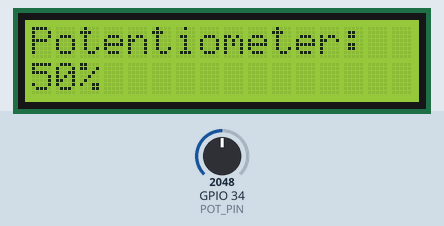
This sketch was run on a simulated ESP32. Shown: 16×2 character LCD. The test bench sets the inputs (shaded band); at power-on: GPIO 34 (POT_PIN) = 2048 (analog values on the 0–4095 scale).

Above: at 1.2 s.
1.3 s: GPIO 34 (POT_PIN) set to 2866
At 2.5 s:
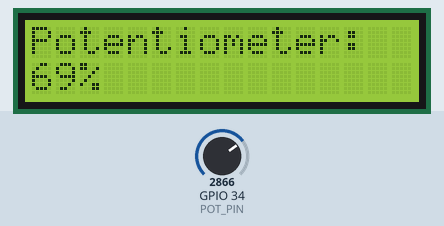
2.8 s: GPIO 34 (POT_PIN) set to 3603
At 3.9 s:
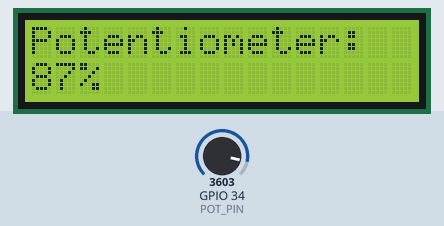
4.3 s: GPIO 34 (POT_PIN) set to 4095
At 5.8 s:
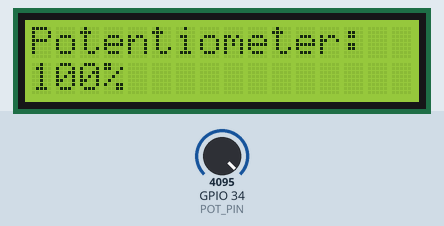
Timing chart, 0 to 7.3 s (numbered marks = the images above; inputs shaded):
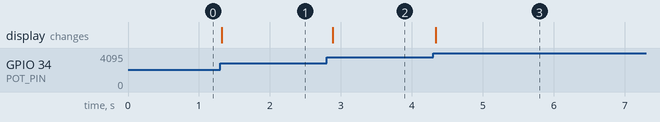

The sketch:

LCD_Dynamic.ino
```cpp
#include <Wire.h>
#include <LiquidCrystal_I2C.h>

constexpr uint8_t SDA_PIN   = 4;     // I²C data  (ESP32 GPIO 4)
constexpr uint8_t SCL_PIN   = 5;     // I²C clock (ESP32 GPIO 5)
constexpr uint8_t I2C_ADDR  = 0x27;  // PCF8574 backpack address
constexpr uint8_t POT_PIN   = 34;    // ADC1_CH6 -- wiper of the pot

LiquidCrystal_I2C lcd(I2C_ADDR, 16, 2);

void setup() {
  Wire.begin(SDA_PIN, SCL_PIN);   // use your custom I²C pins
  lcd.init();
  lcd.backlight();

  analogReadResolution(12);       // 0-to-4095 (ESP32 default, but explicit is nice)
  lcd.setCursor(0, 0);
  lcd.print(F("Potentiometer:"));
}

void loop() {
  int raw = analogRead(POT_PIN);          // 0 … 4095
  int pct = map(raw, 0, 4095, 0, 100);    // convert to %

  /* overwrite the 2nd line cleanly */
  lcd.setCursor(0, 1);
  lcd.print("        ");               // 8 spaces to erase previous text
  lcd.setCursor(0, 1);
  lcd.print(pct);
  lcd.print("%");                      // e.g. “53%”

  delay(100);                             // refresh ~10×/s
}
```

Measured:
- after the input at 1.3 s, the display: changes at once (image 1)
- after the input at 2.8 s, the display: changes after 0.08 s (image 2)
- after the input at 4.3 s, the display: changes at once (image 3)
